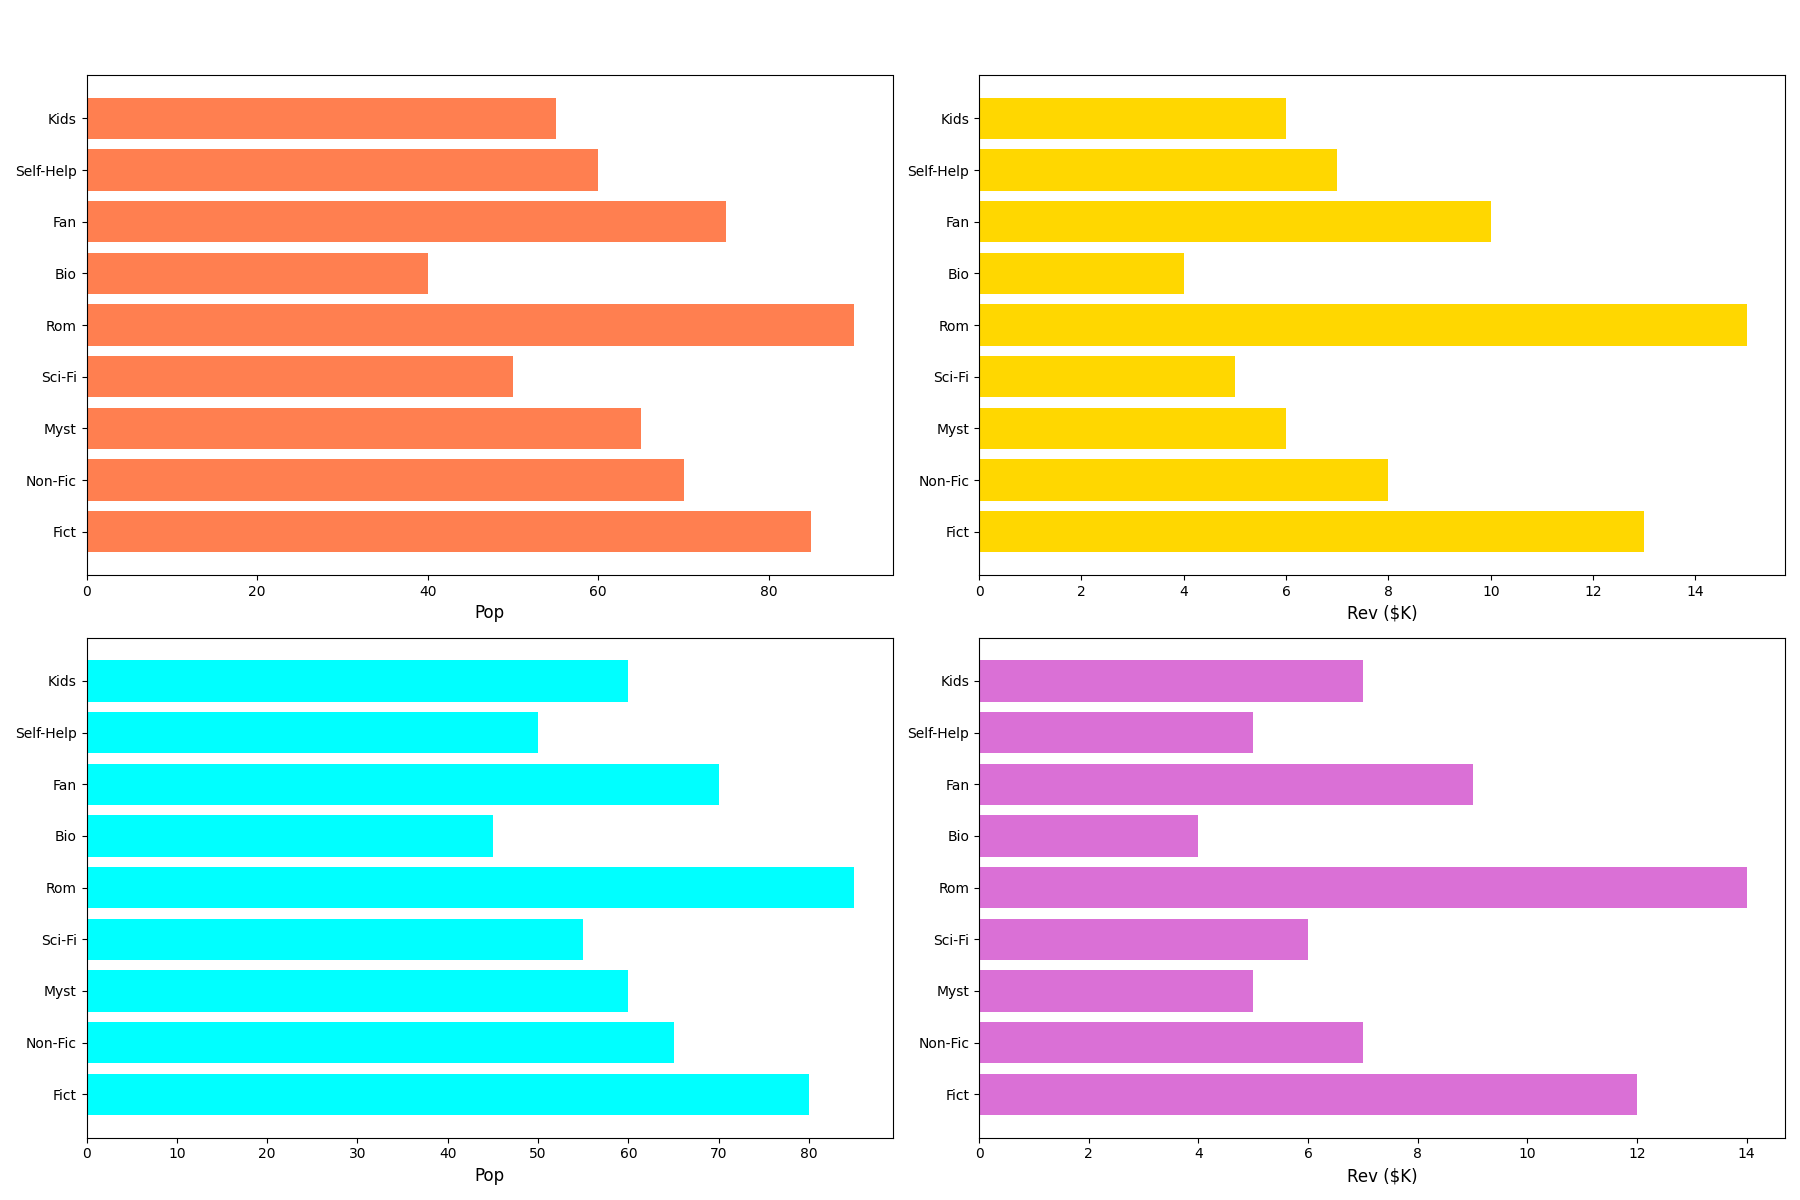

Write Python code to recreate this figure.
import matplotlib.pyplot as plt
import numpy as np

genres = ['Fict', 'Non-Fic', 'Myst', 'Sci-Fi', 'Rom', 'Bio', 'Fan', 'Self-Help', 'Kids']

popularity_downtown = [85, 70, 65, 50, 90, 40, 75, 60, 55]
monthly_revenue_downtown = [13, 8, 6, 5, 15, 4, 10, 7, 6]
popularity_uptown = [80, 65, 60, 55, 85, 45, 70, 50, 60]
monthly_revenue_uptown = [12, 7, 5, 6, 14, 4, 9, 5, 7]

fig, axes = plt.subplots(2, 2, figsize=(18, 12))

# Changed to horizontal bar chart
axes[0, 0].barh(genres, popularity_downtown, color='coral')
axes[0, 0].set_xlabel('Pop', fontsize=12)

axes[0, 1].barh(genres, monthly_revenue_downtown, color='gold')
axes[0, 1].set_xlabel('Rev ($K)', fontsize=12)

axes[1, 0].barh(genres, popularity_uptown, color='cyan')
axes[1, 0].set_xlabel('Pop', fontsize=12)

axes[1, 1].barh(genres, monthly_revenue_uptown, color='orchid')
axes[1, 1].set_xlabel('Rev ($K)', fontsize=12)

plt.tight_layout(rect=[0, 0, 1, 0.95])
plt.show()
